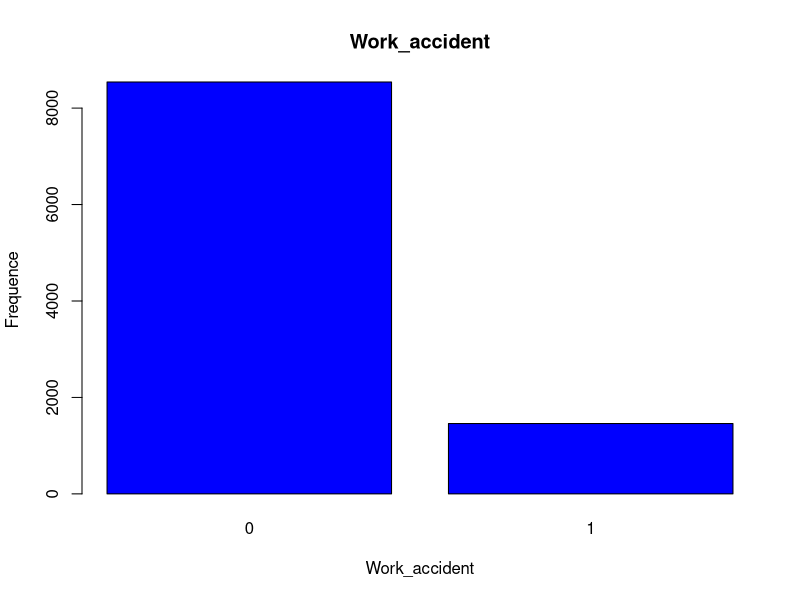
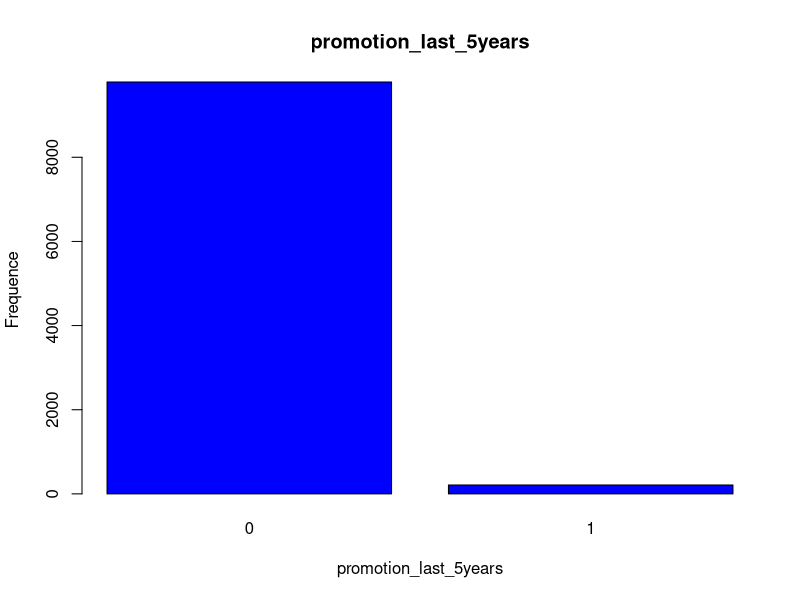
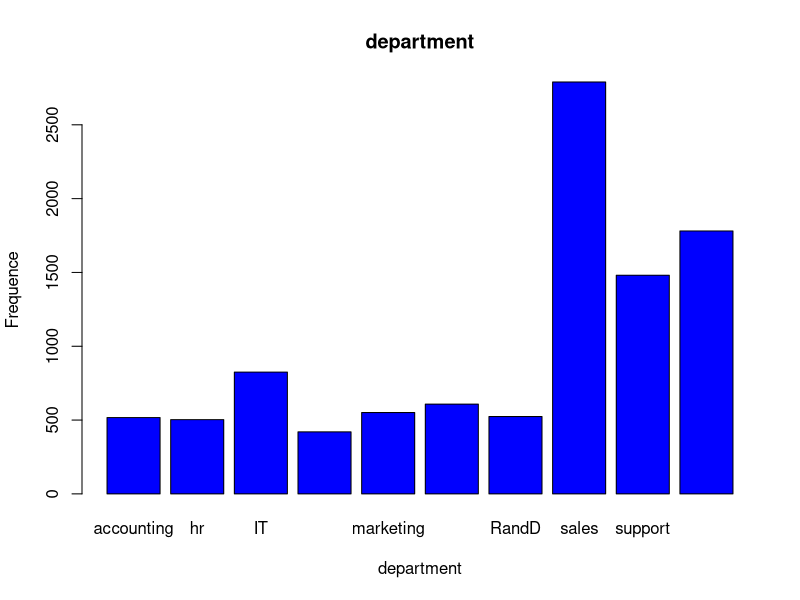
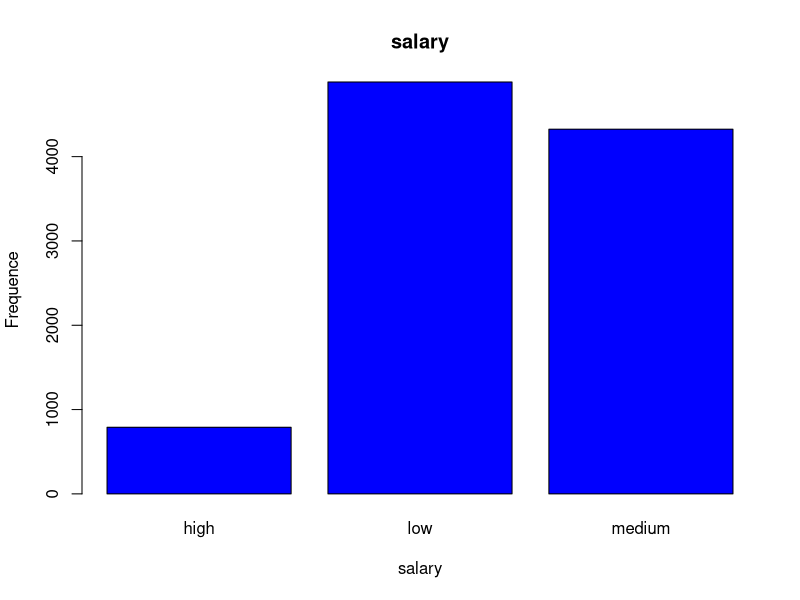
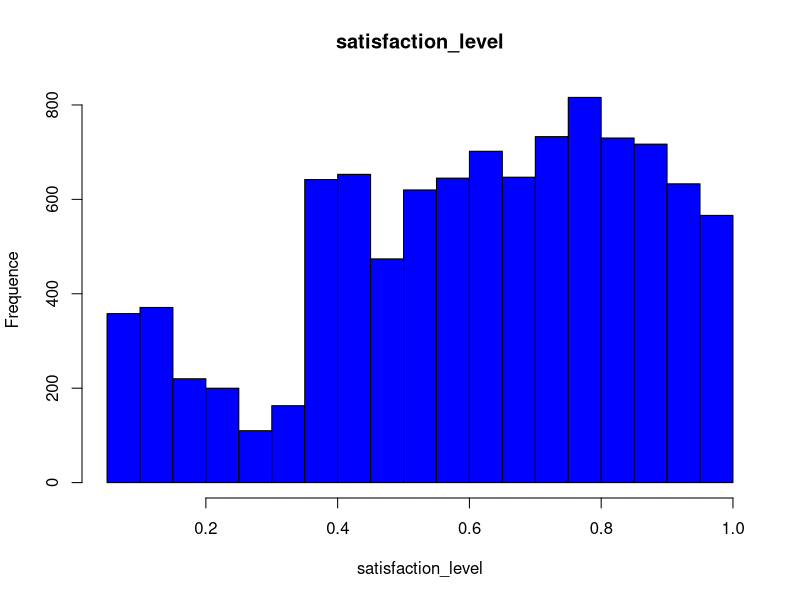
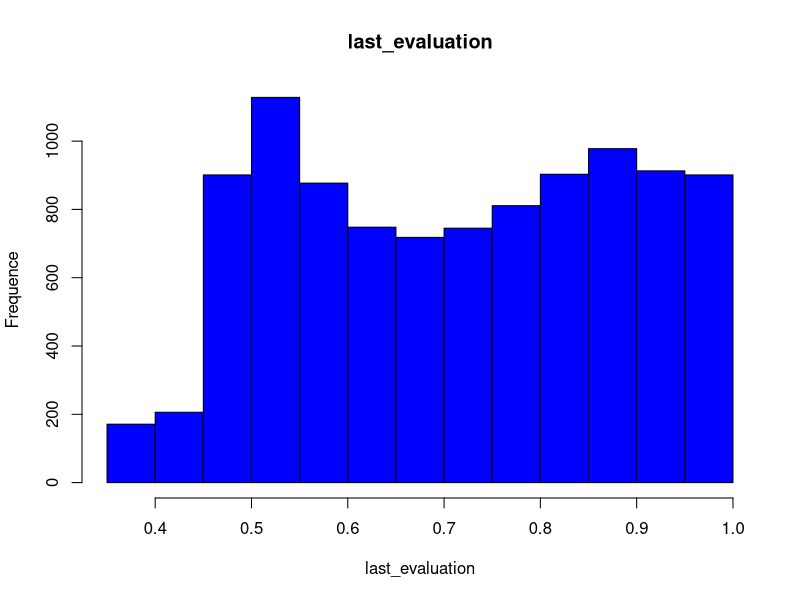
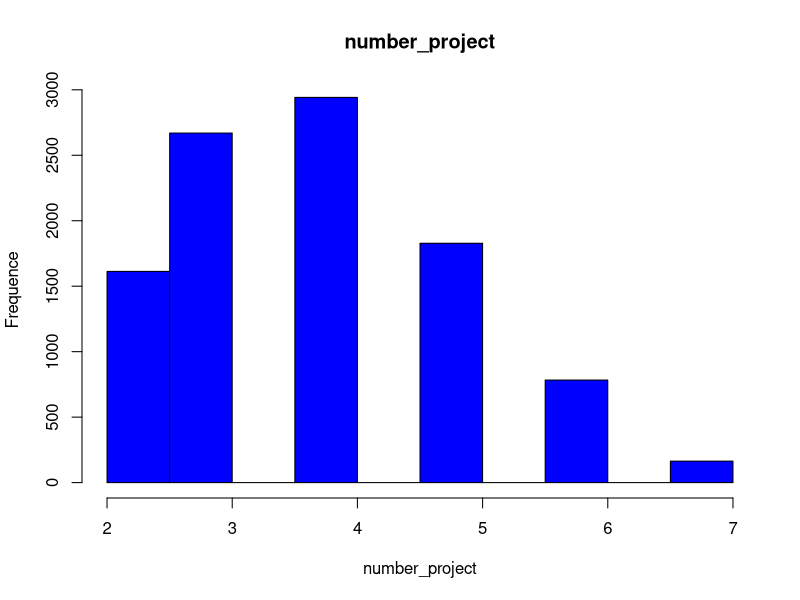
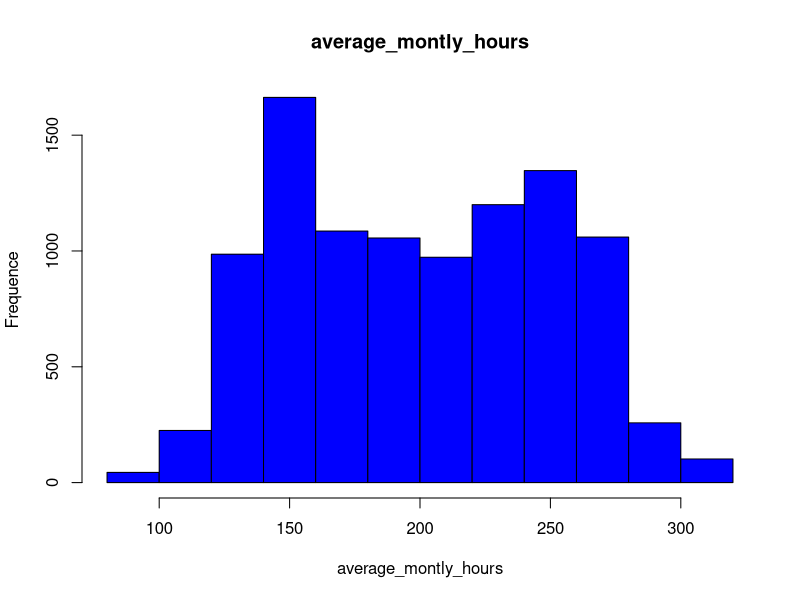

Write the R code that produced these figures, in order.
# Importer les données
myData <- read.table(file="data/HR_prediction-train.csv", sep=",", header=T)

################# Anaylser préliminaire
# Combien y'a t'il d'instance
nrow(myData)
  # or
myData[0]
# Combien y'a t'il de variables
ncol(myData)

# Savoir si il y a des données manquantes
any(is.na(myData))


################# Analyse exploratoire
# calculer la distribution de probabilité P (f ) pour chaque variable
# P (f ) = nombre d’occurrences de la valeur f dans la variable / nombre total d’occurrences
var_qualitatives <- c("Work_accident", "promotion_last_5years", "department", "salary")

# Barplot pour les variables qualitatives et sauvegarder les graphiques
for (i in var_qualitatives) {
  barplot(table(myData[,i]), main=i, xlab=i, ylab="Frequence", col="blue")
  dev.copy(png, file= paste0("plot_max/bar-", i, ".png"))
  dev.off() # Ajouter cette ligne pour fermer correctement le fichier png
}

var_quantitatives <- c("satisfaction_level", "last_evaluation", "number_project", "average_montly_hours", "time_spend_company")
# Histogramme pour les variables quantitatives et sauvegarder les graphiques
for (i in var_quantitatives) {
  hist(myData[,i], main=i, xlab=i, ylab="Frequence", col="blue")
  dev.copy(png, file= paste0("plot_max/hist-", i, ".png"))
  dev.off() # Ajouter cette ligne pour fermer correctement le fichier png
}

# Spécifiez les noms des attributs f pour lesquels vous voulez calculer la probabilité conditionnelle
f_attrs <- c("department", "salary")

# Boucle pour chaque attribut f
for(f in f_attrs) {
  # Calculez la probabilité marginale de l'attribut f
  prob_f <- table(myData[[f]])/nrow(myData)

  # Calculez la probabilité conditionnelle de la variable cible "left" compte tenu des valeurs d'attribut f
  prob_left_given_f <- tapply(myData$left, myData[[f]], function(x) table(x)/length(x))

  # Affichez les résultats
  print(paste("Probabilité marginale de l'attribut", f, ":\\n"))
  print(prob_f)
  print(paste("Probabilité conditionnelle de la variable cible 'left' compte tenu des valeurs d'attribut", f, ":\\n"))
  print(prob_left_given_f)
}
